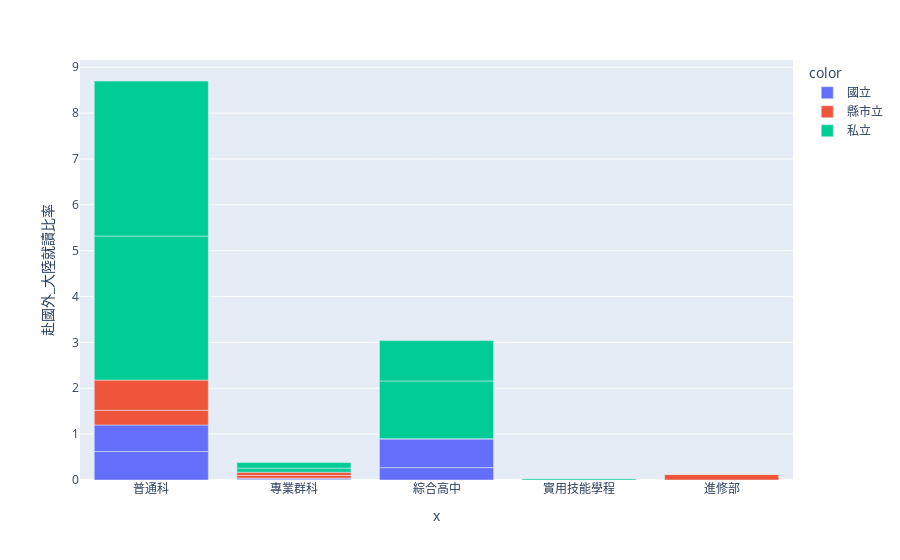

Notebook source saved alongside this figure:
### Markdown cell above
### 各高中學制赴國外_大陸就讀比率分析

### Code cell
#import plotly.graph_objects as go

tmp_df = pd.DataFrame(df_109_rate['赴國外_大陸就讀比率'])
tmp_df

fig = px.bar(tmp_df, x=tmp_df.index.get_level_values(0), color=tmp_df.index.get_level_values(1), y="赴國外_大陸就讀比率")
fig.show()

### Figure 1 — Plotly figure (JSON) as saved in the notebook; plotly's stock layout.template omitted (floating-point values rounded to 4 significant figures)
{"data": [{"alignmentgroup": "True", "hovertemplate": "color=國立<br>x=%{x}<br>赴國外_大陸就讀比率=%{y}<extra></extra>", "legendgroup": "國立", "marker": {"color": "#636efa", "pattern": {"shape": ""}}, "name": "國立", "offsetgroup": "國立", "orientation": "v", "showlegend": true, "textposition": "auto", "type": "bar", "x": ["普通科", "普通科", "專業群科", "專業群科", "綜合高中", "綜合高中", "實用技能學程", "實用技能學程", "進修部", "進修部"], "xaxis": "x", "y": [0.62, 0.58, 0.02, 0.02, 0.27, 0.63, 0, 0, 0, 0], "yaxis": "y"}, {"alignmentgroup": "True", "hovertemplate": "color=縣市立<br>x=%{x}<br>赴國外_大陸就讀比率=%{y}<extra></extra>", "legendgroup": "縣市立", "marker": {"color": "#EF553B", "pattern": {"shape": ""}}, "name": "縣市立", "offsetgroup": "縣市立", "orientation": "v", "showlegend": true, "textposition": "auto", "type": "bar", "x": ["普通科", "普通科", "專業群科", "專業群科", "綜合高中", "綜合高中", "實用技能學程", "實用技能學程", "進修部", "進修部"], "xaxis": "x", "y": [0.32, 0.66, 0.06, 0.07, 0, 0, 0, 0, 0.13, 0], "yaxis": "y"}, {"alignmentgroup": "True", "hovertemplate": "color=私立<br>x=%{x}<br>赴國外_大陸就讀比率=%{y}<extra></extra>", "legendgroup": "私立", "marker": {"color": "#00cc96", "pattern": {"shape": ""}}, "name": "私立", "offsetgroup": "私立", "orientation": "v", "showlegend": true, "textposition": "auto", "type": "bar", "x": ["普通科", "普通科", "專業群科", "專業群科", "綜合高中", "綜合高中", "實用技能學程", "實用技能學程", "進修部", "進修部"], "xaxis": "x", "y": [3.14, 3.38, 0.09, 0.12, 1.26, 0.88, 0.03, 0, 0, 0], "yaxis": "y"}], "layout": {"barmode": "relative", "legend": {"title": {"text": "color"}, "tracegroupgap": 0}, "margin": {"t": 60}, "xaxis": {"anchor": "y", "domain": [0, 1], "title": {"text": "x"}}, "yaxis": {"anchor": "x", "domain": [0, 1], "title": {"text": "赴國外_大陸就讀比率"}}}}
